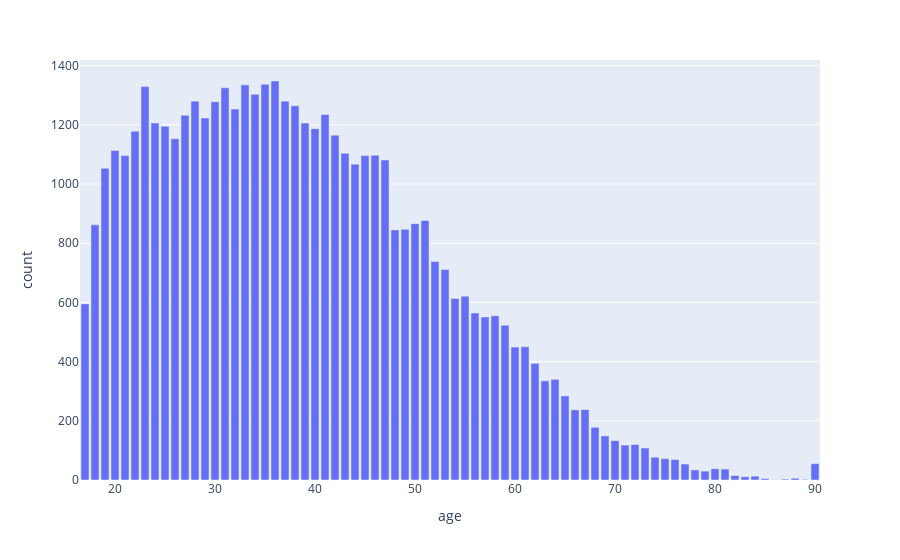

Notebook cell for this chart:
### Code cell
px.bar(age_counts, x = 'age', y = 'count')

### Figure 1 — Plotly figure (JSON) as saved in the notebook; plotly's stock layout.template omitted (floating-point values rounded to 4 significant figures)
{"data": [{"alignmentgroup": "True", "hovertemplate": "age=%{x}<br>count=%{y}<extra></extra>", "legendgroup": "", "marker": {"color": "#636efa", "pattern": {"shape": ""}}, "name": "", "offsetgroup": "", "orientation": "v", "showlegend": false, "textposition": "auto", "type": "bar", "x": [17, 18, 19, 20, 21, 22, 23, 24, 25, 26, 27, 28, 29, 30, 31, 32, 33, 34, 35, 36, 37, 38, 39, 40, 41, 42, 43, 44, 45, 46, 47, 48, 49, 50, 51, 52, 53, 54, 55, 56, 57, 58, 59, 60, 61, 62, 63, 64, 65, 66, 67, 68, 69, 70, 71, 72, 73, 74, 75, 76, 77, 78, 79, 80, 81, 82, 83, 84, 85, 86, 87, 88, 89, 90], "xaxis": "x", "y": [595, 862, 1053, 1113, 1096, 1178, 1329, 1206, 1195, 1153, 1232, 1280, 1223, 1278, 1325, 1253, 1335, 1303, 1337, 1348, 1280, 1264, 1206, 1187, 1235, 1165, 1104, 1067, 1096, 1097, 1081, 845, 847, 866, 877, 738, 711, 613, 621, 564, 551, 555, 523, 449, 450, 394, 335, 340, 284, 237, 238, 178, 149, 133, 118, 120, 108, 77, 72, 69, 54, 34, 30, 38, 37, 15, 11, 13, 5, 1, 3, 6, 2, 55], "yaxis": "y"}], "layout": {"autosize": true, "barmode": "relative", "legend": {"tracegroupgap": 0}, "margin": {"t": 60}, "xaxis": {"anchor": "y", "autorange": true, "domain": [0, 1], "range": [16.5, 90.5], "title": {"text": "age"}, "type": "linear"}, "yaxis": {"anchor": "x", "autorange": true, "domain": [0, 1], "range": [0, 1419.0], "title": {"text": "count"}, "type": "linear"}}}
